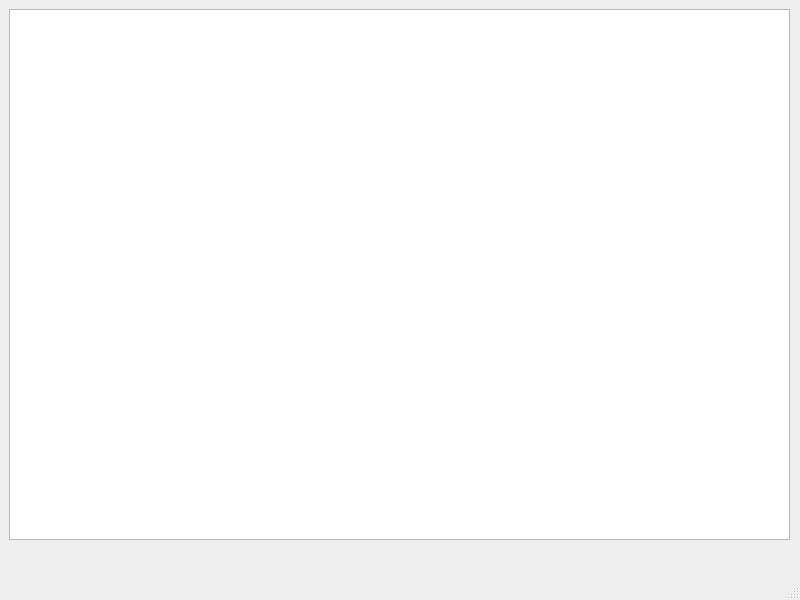
<?xml version="1.0" encoding="UTF-8"?>
<ui version="4.0">
 <class>MainWindow</class>
 <widget class="QMainWindow" name="MainWindow">
  <property name="geometry">
   <rect>
    <x>0</x>
    <y>0</y>
    <width>800</width>
    <height>600</height>
   </rect>
  </property>
  <property name="windowTitle">
   <string>MainWindow</string>
  </property>
  <widget class="QWidget" name="centralwidget">
   <widget class="QWidget" name="gridLayoutWidget">
    <property name="geometry">
     <rect>
      <x>9</x>
      <y>9</y>
      <width>781</width>
      <height>531</height>
     </rect>
    </property>
    <layout class="QGridLayout" name="gridLayout">
     <item row="0" column="0">
      <widget class="QTreeView" name="treeView"/>
     </item>
    </layout>
   </widget>
  </widget>
  <widget class="QMenuBar" name="menubar">
   <property name="geometry">
    <rect>
     <x>0</x>
     <y>0</y>
     <width>800</width>
     <height>25</height>
    </rect>
   </property>
  </widget>
  <widget class="QStatusBar" name="statusbar"/>
 </widget>
 <resources/>
 <connections/>
</ui>
